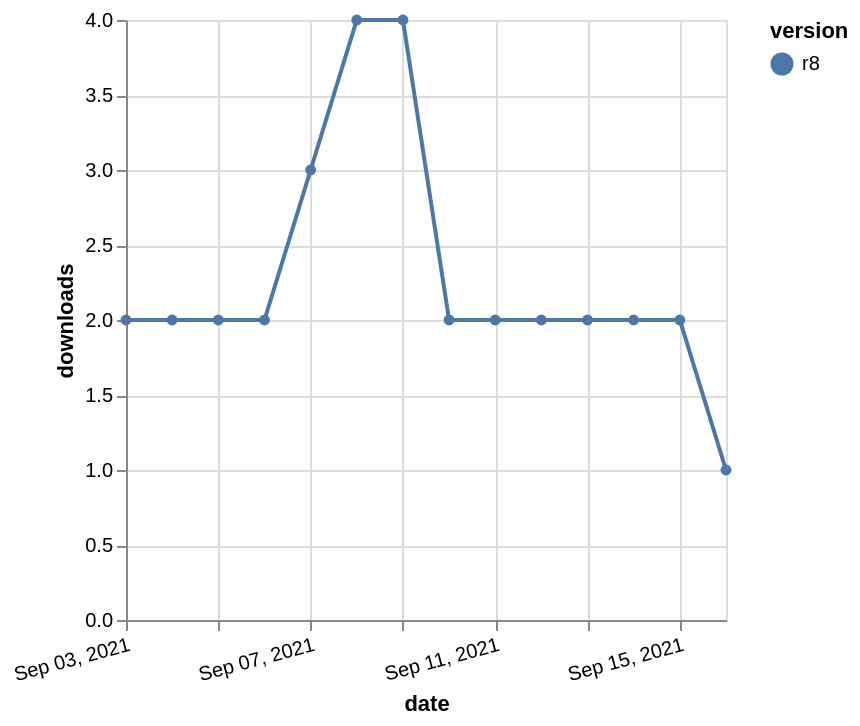

Specify this chart in Vega-Lite:
### Vega-Lite specification from a JSON file in a GitHub repository (floating-point values rounded to 4 significant figures)
{"$schema": "https://vega.github.io/schema/vega-lite/v5.json", "description": "A simple bar chart with embedded data.", "data": {"values": [{"date": "2021-09-03", "total": 1899, "delta": 2, "version": "r8"}, {"date": "2021-09-04", "total": 1901, "delta": 2, "version": "r8"}, {"date": "2021-09-05", "total": 1903, "delta": 2, "version": "r8"}, {"date": "2021-09-06", "total": 1905, "delta": 2, "version": "r8"}, {"date": "2021-09-07", "total": 1908, "delta": 3, "version": "r8"}, {"date": "2021-09-08", "total": 1912, "delta": 4, "version": "r8"}, {"date": "2021-09-09", "total": 1916, "delta": 4, "version": "r8"}, {"date": "2021-09-10", "total": 1918, "delta": 2, "version": "r8"}, {"date": "2021-09-11", "total": 1920, "delta": 2, "version": "r8"}, {"date": "2021-09-12", "total": 1922, "delta": 2, "version": "r8"}, {"date": "2021-09-13", "total": 1924, "delta": 2, "version": "r8"}, {"date": "2021-09-14", "total": 1926, "delta": 2, "version": "r8"}, {"date": "2021-09-15", "total": 1928, "delta": 2, "version": "r8"}, {"date": "2021-09-16", "total": 1929, "delta": 1, "version": "r8"}]}, "width": "container", "mark": {"type": "line", "point": {"filled": true}}, "encoding": {"x": {"field": "date", "type": "temporal", "timeUnit": "yearmonthdate", "title": "date", "axis": {"labelAngle": -15}}, "y": {"field": "delta", "type": "quantitative", "title": "downloads"}, "color": {"field": "version", "type": "nominal"}, "tooltip": {"field": "delta"}}}
